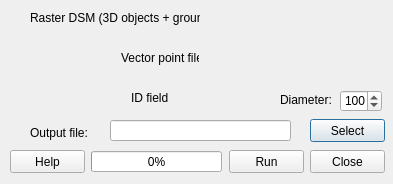
<?xml version="1.0" encoding="UTF-8"?>
<ui version="4.0">
 <class>UAVPreparerDialogBase</class>
 <widget class="QDialog" name="UAVPreparerDialogBase">
  <property name="geometry">
   <rect>
    <x>0</x>
    <y>0</y>
    <width>393</width>
    <height>184</height>
   </rect>
  </property>
  <property name="windowTitle">
   <string>UAV Preparer</string>
  </property>
  <widget class="QPushButton" name="selectButton">
   <property name="geometry">
    <rect>
     <x>310</x>
     <y>119</y>
     <width>75</width>
     <height>23</height>
    </rect>
   </property>
   <property name="text">
    <string>Select</string>
   </property>
  </widget>
  <widget class="QPushButton" name="runButton">
   <property name="geometry">
    <rect>
     <x>229</x>
     <y>150</y>
     <width>75</width>
     <height>23</height>
    </rect>
   </property>
   <property name="text">
    <string>Run</string>
   </property>
  </widget>
  <widget class="QPushButton" name="closeButton">
   <property name="geometry">
    <rect>
     <x>310</x>
     <y>150</y>
     <width>75</width>
     <height>23</height>
    </rect>
   </property>
   <property name="text">
    <string>Close</string>
   </property>
  </widget>
  <widget class="QPushButton" name="helpButton">
   <property name="geometry">
    <rect>
     <x>10</x>
     <y>150</y>
     <width>75</width>
     <height>23</height>
    </rect>
   </property>
   <property name="text">
    <string>Help</string>
   </property>
  </widget>
  <widget class="QProgressBar" name="progressBar">
   <property name="geometry">
    <rect>
     <x>91</x>
     <y>151</y>
     <width>131</width>
     <height>21</height>
    </rect>
   </property>
   <property name="autoFillBackground">
    <bool>false</bool>
   </property>
   <property name="value">
    <number>0</number>
   </property>
   <property name="alignment">
    <set>Qt::AlignCenter</set>
   </property>
   <property name="textVisible">
    <bool>true</bool>
   </property>
   <property name="orientation">
    <enum>Qt::Horizontal</enum>
   </property>
   <property name="invertedAppearance">
    <bool>false</bool>
   </property>
   <property name="textDirection">
    <enum>QProgressBar::TopToBottom</enum>
   </property>
  </widget>
  <widget class="QLabel" name="labelRaster">
   <property name="geometry">
    <rect>
     <x>30</x>
     <y>10</y>
     <width>170</width>
     <height>16</height>
    </rect>
   </property>
   <property name="text">
    <string>Raster DSM (3D objects + ground):</string>
   </property>
  </widget>
  <widget class="QWidget" name="widgetDSM" native="true">
   <property name="geometry">
    <rect>
     <x>206</x>
     <y>10</y>
     <width>206</width>
     <height>21</height>
    </rect>
   </property>
  </widget>
  <widget class="QWidget" name="widgetPoint" native="true">
   <property name="geometry">
    <rect>
     <x>206</x>
     <y>50</y>
     <width>206</width>
     <height>20</height>
    </rect>
   </property>
  </widget>
  <widget class="QWidget" name="widgetField" native="true">
   <property name="geometry">
    <rect>
     <x>176</x>
     <y>90</y>
     <width>91</width>
     <height>21</height>
    </rect>
   </property>
  </widget>
  <widget class="QLineEdit" name="textOutput">
   <property name="geometry">
    <rect>
     <x>110</x>
     <y>120</y>
     <width>181</width>
     <height>21</height>
    </rect>
   </property>
  </widget>
  <widget class="QLabel" name="labelPoint">
   <property name="geometry">
    <rect>
     <x>121</x>
     <y>50</y>
     <width>78</width>
     <height>16</height>
    </rect>
   </property>
   <property name="text">
    <string>Vector point file:</string>
   </property>
  </widget>
  <widget class="QLabel" name="labelField">
   <property name="geometry">
    <rect>
     <x>131</x>
     <y>90</y>
     <width>38</width>
     <height>16</height>
    </rect>
   </property>
   <property name="text">
    <string>ID field:</string>
   </property>
  </widget>
  <widget class="QLabel" name="labelOutput">
   <property name="geometry">
    <rect>
     <x>30</x>
     <y>123</y>
     <width>61</width>
     <height>20</height>
    </rect>
   </property>
   <property name="text">
    <string>Output file:</string>
   </property>
  </widget>
  <widget class="QSpinBox" name="spinBox">
   <property name="geometry">
    <rect>
     <x>340</x>
     <y>90</y>
     <width>42</width>
     <height>22</height>
    </rect>
   </property>
   <property name="minimum">
    <number>50</number>
   </property>
   <property name="maximum">
    <number>500</number>
   </property>
   <property name="singleStep">
    <number>10</number>
   </property>
   <property name="value">
    <number>100</number>
   </property>
  </widget>
  <widget class="QLabel" name="labelDiameter">
   <property name="geometry">
    <rect>
     <x>280</x>
     <y>90</y>
     <width>51</width>
     <height>20</height>
    </rect>
   </property>
   <property name="text">
    <string>Diameter:</string>
   </property>
  </widget>
 </widget>
 <resources/>
 <connections>
  <connection>
   <sender>closeButton</sender>
   <signal>clicked()</signal>
   <receiver>UAVPreparerDialogBase</receiver>
   <slot>accept()</slot>
   <hints>
    <hint type="sourcelabel">
     <x>353</x>
     <y>195</y>
    </hint>
    <hint type="destinationlabel">
     <x>199</x>
     <y>108</y>
    </hint>
   </hints>
  </connection>
 </connections>
</ui>
